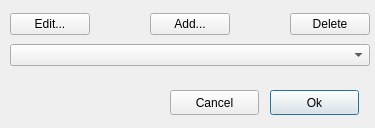
<?xml version="1.0" encoding="UTF-8"?>
<ui version="4.0">
 <class>ClassSelector</class>
 <widget class="QDialog" name="ClassSelector">
  <property name="geometry">
   <rect>
    <x>0</x>
    <y>0</y>
    <width>375</width>
    <height>128</height>
   </rect>
  </property>
  <property name="windowTitle">
   <string>Select class</string>
  </property>
  <widget class="QPushButton" name="okButton">
   <property name="geometry">
    <rect>
     <x>270</x>
     <y>90</y>
     <width>89</width>
     <height>25</height>
    </rect>
   </property>
   <property name="text">
    <string>Ok</string>
   </property>
  </widget>
  <widget class="QPushButton" name="cancelButton">
   <property name="geometry">
    <rect>
     <x>170</x>
     <y>90</y>
     <width>89</width>
     <height>25</height>
    </rect>
   </property>
   <property name="text">
    <string>Cancel</string>
   </property>
  </widget>
  <widget class="QWidget" name="">
   <property name="geometry">
    <rect>
     <x>10</x>
     <y>10</y>
     <width>360</width>
     <height>60</height>
    </rect>
   </property>
   <layout class="QVBoxLayout" name="verticalLayout">
    <item>
     <layout class="QHBoxLayout" name="horizontalLayout">
      <item>
       <widget class="QPushButton" name="editButton">
        <property name="text">
         <string>Edit...</string>
        </property>
       </widget>
      </item>
      <item>
       <spacer name="horizontalSpacer_2">
        <property name="orientation">
         <enum>Qt::Horizontal</enum>
        </property>
        <property name="sizeHint" stdset="0">
         <size>
          <width>40</width>
          <height>20</height>
         </size>
        </property>
       </spacer>
      </item>
      <item>
       <widget class="QPushButton" name="addButton">
        <property name="text">
         <string>Add...</string>
        </property>
       </widget>
      </item>
      <item>
       <spacer name="horizontalSpacer">
        <property name="orientation">
         <enum>Qt::Horizontal</enum>
        </property>
        <property name="sizeHint" stdset="0">
         <size>
          <width>40</width>
          <height>20</height>
         </size>
        </property>
       </spacer>
      </item>
      <item>
       <widget class="QPushButton" name="deleteButton">
        <property name="text">
         <string>Delete</string>
        </property>
       </widget>
      </item>
     </layout>
    </item>
    <item>
     <widget class="QComboBox" name="comboBox"/>
    </item>
   </layout>
  </widget>
 </widget>
 <resources/>
 <connections/>
</ui>
